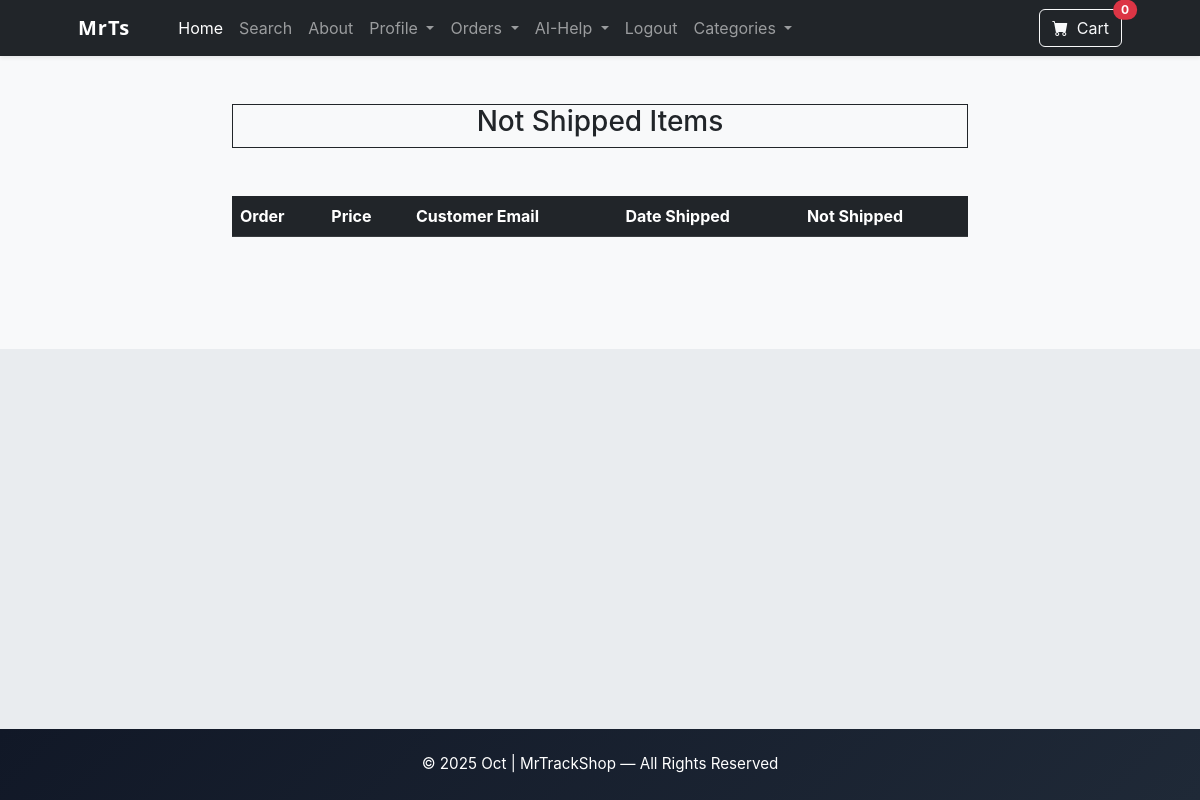
The app's page /payment/not_shipped_dash/ (signed in), older data.
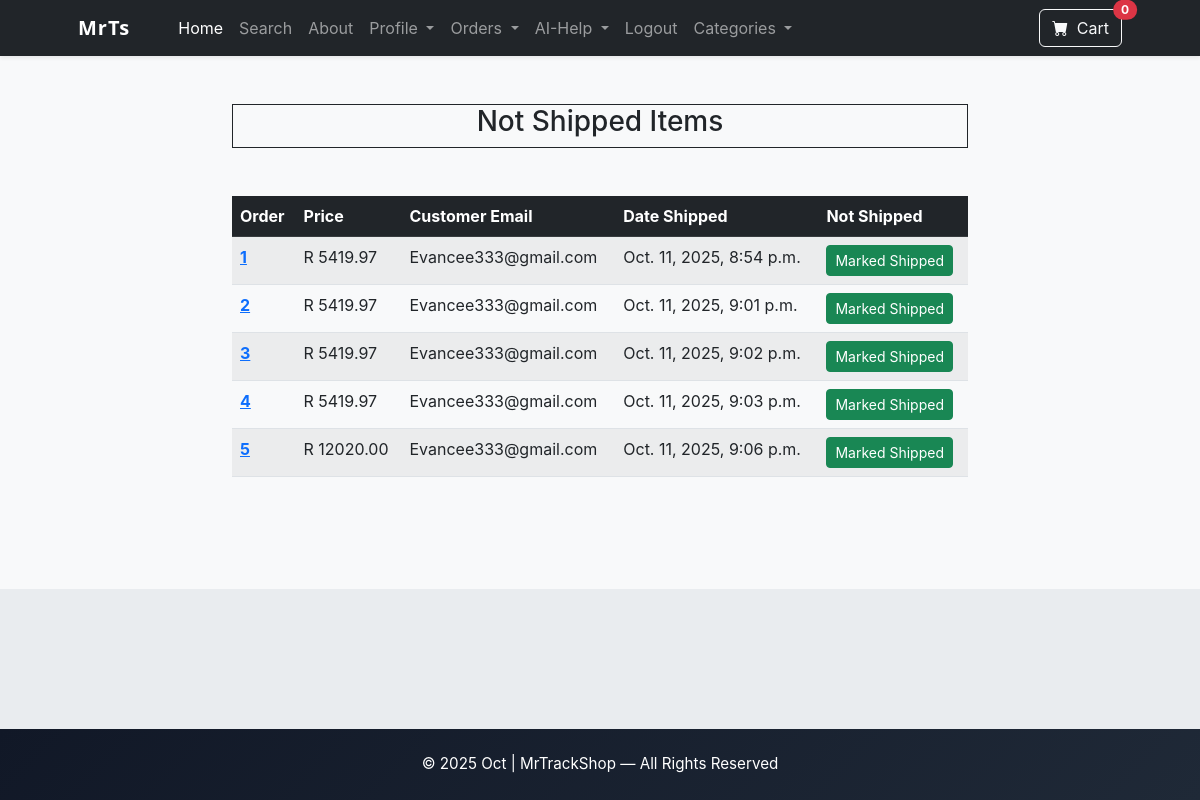
The same page, newer data.
### payment/models.py (models this page shows, shortened)
class Order(models.Model):
    user = models.ForeignKey(User, on_delete=models.CASCADE,null=True)
    full_name = models.CharField(max_length=250)
    email =models.EmailField(max_length=250)
    shipping_address = models.TextField(max_length=15000)
    amount_paid = models.DecimalField(max_digits=10,decimal_places=2)
    date_ordered = models.DateTimeField(auto_now_add=True)
    shipped = models.BooleanField(default=False)
    date_shipped = models.DateTimeField(blank=True, null=True)
    invoice = models.CharField(max_length=250,null=True,blank=True)
    paid = models.BooleanField(default=False)

### payment/views.py (the view)
# urls.py: path('not_shipped_dash/', views.not_shipped_dash, name='not_shipped_dash'),
def not_shipped_dash(request):
    if request.user.is_authenticated and request.user.is_superuser:
        orders = Order.objects.filter(shipped=False)
        if request.method == "POST":
            num = request.POST.get('num')
            order = Order.objects.filter(id=num)
            order.update(shipped=False)
            messages.success(request, "Shipping Status Updated! View the updated Table (Not Shipped).")
            return redirect('not_shipped_dash')
        return render(request, 'payments/not_shipped_dash.html', {"orders": orders})
    messages.error(request, "Access Denied.")
    return redirect('home')

### cart/cart.py (called while the page is built)
    def __len__(self):
        return len(self.cart)

### cart/context_processors.py (called while the page is built)
def cart(request):
    return {'cart': Cart(request)}

### payment/templates/payments/not_shipped_dash.html (shortened to what this page needs)
{% extends 'base.html' %}
{% block content %}
<section class="py-5 bg-light">
  <div class="container">
    <div class="row justify-content-center">
      <br/><br/>
        <div class="col-lg-8 col-md-10">
            <div class="border-sm border-radius border-dark border ">
                <h3 class="text-center ">Not Shipped Items</h3>
            </div>
        <br/><br/>
                <table class="table table-striped table-hover table-border">
  <thead class="table-dark">
    <tr>
      <th scope="col">Order</th>
      <th scope="col">Price</th>
      <th scope="col">Customer Email</th>
      <th scope="col">Date Shipped</th>
      <th scope="col">Not Shipped</th>
    </tr>
  </thead>
  <tbody >
    {% for item in orders %}
    <tr>
      <th scope="row"><a href="{% url 'orders' item.id %}">{{item.id}}</a></th>
      <td><span class="text-dark">R  </span>{{item.amount_paid}}</td>
      <td>{{item.email}}</td>
      <td>{{item.date_ordered}}</td>
      <td>
        <form method="POST">
            <button type="submit" class="btn btn-success btn-sm">Marked Shipped</button>
        </form>
      </td>
    </tr>
    {% endfor %}
  </tbody>
</table>
<br/><br/>
      </div>
    </div>
  </div>
</section>
{% endblock %}

Row changes from the older to the newer data that the page shows:
added Order: id "1", amount_paid "5419.97", email "Evancee333@gmail.com", date_ordered "Oct. 11, 2025, 8:54 p.m."
added Order: id "2", amount_paid "5419.97", email "Evancee333@gmail.com", date_ordered "Oct. 11, 2025, 9:01 p.m."
added Order: id "3", amount_paid "5419.97", email "Evancee333@gmail.com", date_ordered "Oct. 11, 2025, 9:02 p.m."
added Order: id "4", amount_paid "5419.97", email "Evancee333@gmail.com", date_ordered "Oct. 11, 2025, 9:03 p.m."
added Order: id "5", amount_paid "12020.00", email "Evancee333@gmail.com", date_ordered "Oct. 11, 2025, 9:06 p.m."
